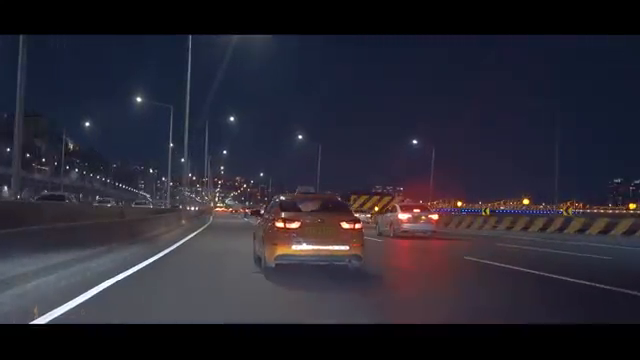
#> input picture frame 95 of src/test.mp4, 640 x 360 px
$ python main.py
#> lines starting #> are read from the running program, lines starting #| are printed output that depends on the picture; after the words box and inside, x2 and y2 are one past the last pixel; in counts of white or black regions, pixels touching at a corner belong together
import os

import cv2
import numpy as np

SRC_DIR = 'src'
SRC_FILENAME = os.path.join(SRC_DIR, 'test.mp4')
cap = cv2.VideoCapture(SRC_FILENAME)


def region_of_interest(img):
    height = img.shape[0]
    polygons = np.array([
        [(0, height - 50), (550, height - 50), (300, 170)]
    ])
    mask = np.zeros_like(img)
    cv2.fillPoly(mask, polygons, 255)
    masked_image = cv2.bitwise_and(img, mask)
    return masked_image


def display_lines(img, lines):
    line_img = np.zeros_like(img)
    if lines is not None:
        for line in lines:
            x1, y1, x2, y2 = line.reshape(4)
            cv2.line(line_img,
                     (x1, y1),
                     (x2, y2),
                     (0, 255, 0),
                     3)
    return line_img


def canny(img):
    # Gray Scale conversion
    lane_image = np.copy(img)
    gray = cv2.cvtColor(lane_image, cv2.COLOR_RGB2GRAY)
    # Image Noise Filtering
    blur = cv2.GaussianBlur(gray, (5, 5), 0)
    canny_img = cv2.Canny(blur, 50, 150)
    return canny_img


if __name__ == '__main__':
    # Check if camera opened successfully
    if not cap.isOpened():
        print("Error opening video stream or file")

    while cap.isOpened():
        ret, frame = cap.read()
#> frame is the input picture: shape (360, 640, 3); mean B, G, R 51.1, 39.9, 42.2
        # print(frame.shape)
        if ret:
            canny_image = canny(frame)
#> in canny, `gray = cv2.cvtColor(lane_image, cv2.COLOR_RGB2GRAY)`:
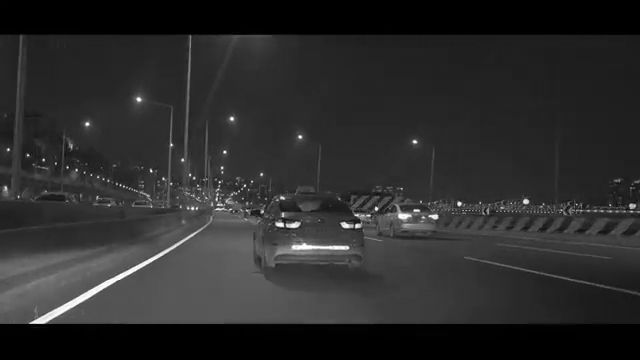
#> gray: shape (360, 640); min 0, max 255, mean 43.6
#> in canny, `canny_img = cv2.Canny(blur, 50, 150)`:
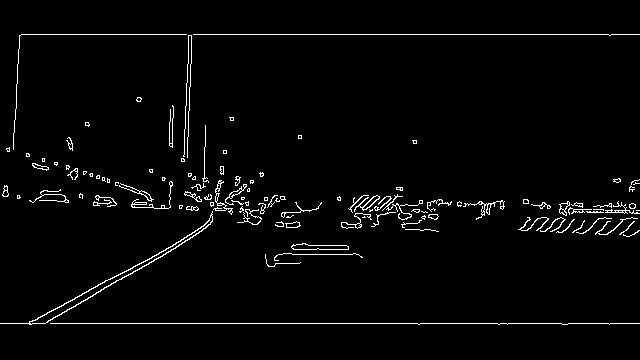
#> canny_img: shape (360, 640); 2.6% white in thin lines or dots, all inside (x1, y1, x2, y2) = (0, 34, 640, 325)
            masked_img = region_of_interest(canny_image)
#> in region_of_interest, `cv2.fillPoly(mask, polygons, 255)`:
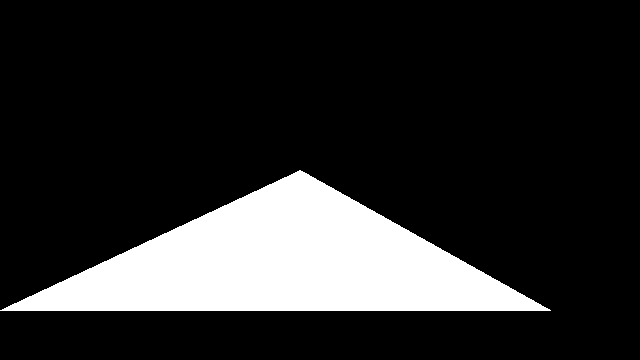
#> mask: shape (360, 640); 16.9% white; 1 white region, box (x1, y1, x2, y2) and area: (0, 170, 551, 311) 39051
#> in region_of_interest, `masked_image = cv2.bitwise_and(img, mask)`:
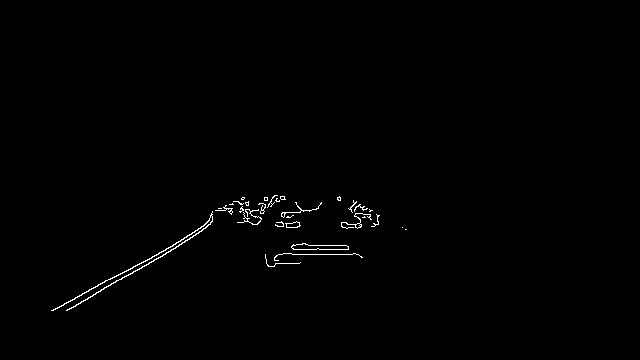
#> masked_image: shape (360, 640); 0.6% white in thin lines or dots, all inside (x1, y1, x2, y2) = (51, 195, 407, 311)
            lines_in_img = cv2.HoughLinesP(masked_img,
                                           1.5,
                                           np.pi / 180,
                                           100,
                                           np.array([]),
                                           minLineLength=30,
                                           maxLineGap=5)
#> lines_in_img = [[66, 310, 195, 235], [52, 310, 118, 274], [141, 263, 203, 226]]
            line_img = display_lines(frame, lines_in_img)
#> the loop in display_lines, `for line in lines:` made 3 passes
            combo_img = cv2.addWeighted(frame, 0.9, line_img, 1, 1)

            cv2.imshow('testing', combo_img)

            if cv2.waitKey(25) & 0xFF == ord('q'):
#> (key q is pressed here)
                break
        # Break the loop
        else:
            break
    cap.release()
    cv2.destroyAllWindows()

$ run again, starting later in the video
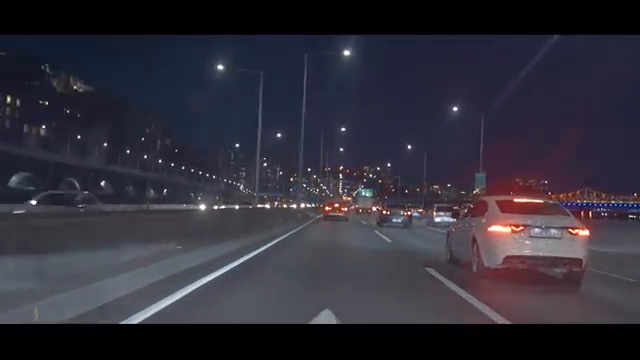
#> input picture frame 429 of src/test.mp4, 640 x 360 px
#> frame is the input picture: shape (360, 640, 3); mean B, G, R 57.5, 46.7, 49
#> in canny, `canny_img = cv2.Canny(blur, 50, 150)`:
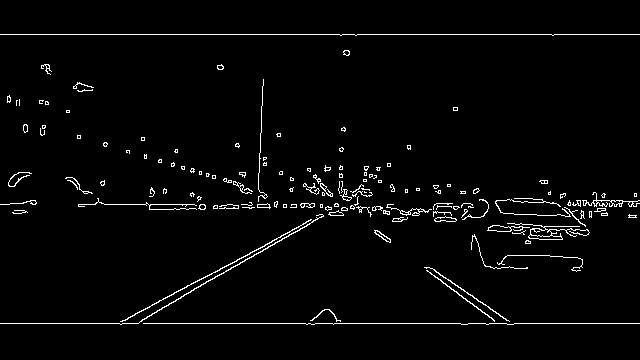
#> canny_img: shape (360, 640); 2.7% white in thin lines or dots, all inside (x1, y1, x2, y2) = (0, 34, 640, 325)
#> mask: shape (360, 640); 16.9% white; 1 white region, box (x1, y1, x2, y2) and area: (0, 170, 551, 311) 39051
#> in region_of_interest, `masked_image = cv2.bitwise_and(img, mask)`:
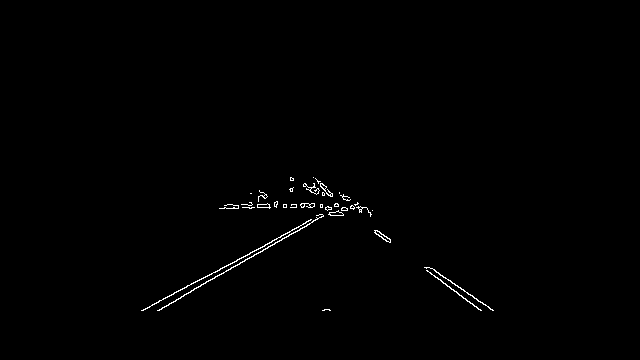
#> masked_image: shape (360, 640); 0.57% white in thin lines or dots, all inside (x1, y1, x2, y2) = (141, 177, 494, 311)
#> lines_in_img = [[142, 310, 289, 232], [158, 310, 323, 215], [452, 283, 493, 310], [443, 283, 480, 310]]
#> the loop in display_lines, `for line in lines:` made 4 passes

$ run again, starting later in the video
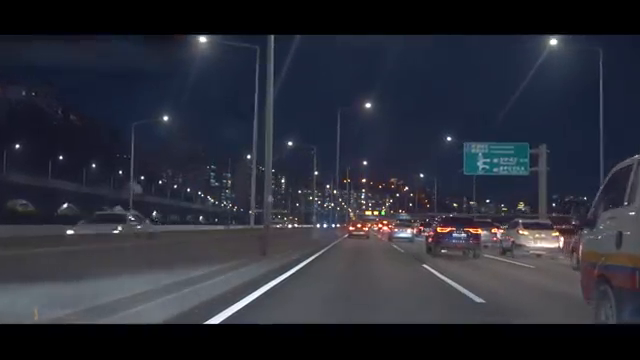
#> input picture frame 763 of src/test.mp4, 640 x 360 px
#> frame is the input picture: shape (360, 640, 3); mean B, G, R 56.6, 45.8, 43.3
#> in canny, `canny_img = cv2.Canny(blur, 50, 150)`:
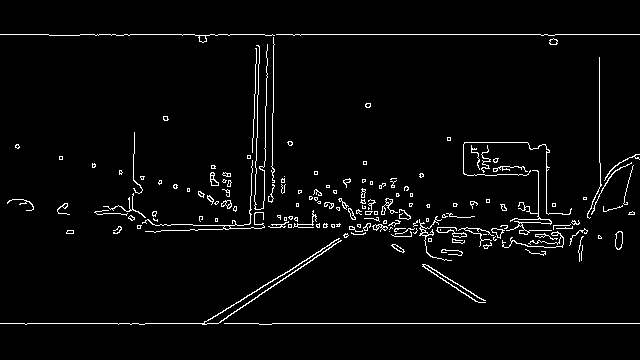
#> canny_img: shape (360, 640); 3.2% white in thin lines or dots, all inside (x1, y1, x2, y2) = (0, 34, 640, 325)
#> mask: shape (360, 640); 16.9% white; 1 white region, box (x1, y1, x2, y2) and area: (0, 170, 551, 311) 39051
#> masked_image: shape (360, 640); 0.79% white in thin lines or dots, all inside (x1, y1, x2, y2) = (171, 178, 486, 311)
#> lines_in_img = [[190, 229, 261, 228], [223, 310, 320, 251], [349, 227, 391, 227], [425, 264, 483, 300], [271, 224, 340, 224], [423, 266, 476, 301], [236, 310, 355, 230]]
#> the loop in display_lines, `for line in lines:` made 7 passes
#> after the loop in display_lines, `for line in lines:`:
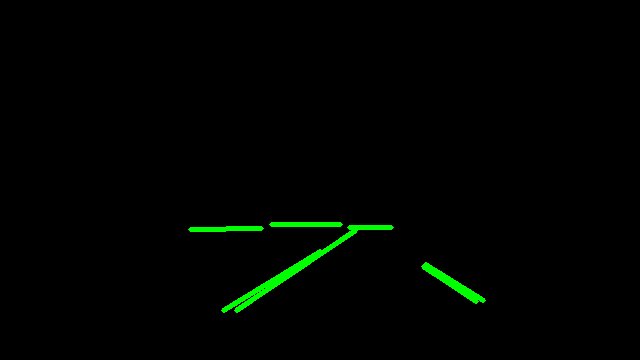
#> line_img: shape (360, 640, 3); mean of channels 0, 1, 2 0, 3.1, 0; drawn as B, G, R
